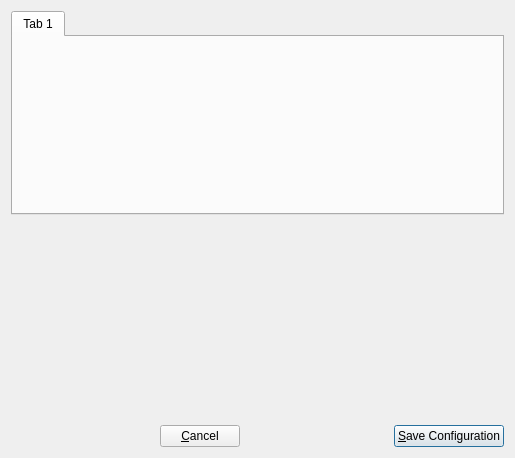
<ui version="4.0" >
 <class>SConfigDlgClass</class>
 <widget class="QDialog" name="SConfigDlgClass" >
  <property name="geometry" >
   <rect>
    <x>0</x>
    <y>0</y>
    <width>515</width>
    <height>458</height>
   </rect>
  </property>
  <property name="windowTitle" >
   <string>Configuration</string>
  </property>
  <layout class="QVBoxLayout" name="verticalLayout" >
   <item>
    <widget class="QTabWidget" name="tabs" >
     <property name="currentIndex" >
      <number>0</number>
     </property>
     <widget class="QWidget" name="tab" >
      <attribute name="title" >
       <string>Tab 1</string>
      </attribute>
     </widget>
    </widget>
   </item>
   <item>
    <spacer name="verticalSpacer" >
     <property name="orientation" >
      <enum>Qt::Vertical</enum>
     </property>
     <property name="sizeHint" stdset="0" >
      <size>
       <width>20</width>
       <height>193</height>
      </size>
     </property>
    </spacer>
   </item>
   <item>
    <layout class="QHBoxLayout" name="horizontalLayout" >
     <item>
      <spacer name="horizontalSpacer" >
       <property name="orientation" >
        <enum>Qt::Horizontal</enum>
       </property>
       <property name="sizeHint" stdset="0" >
        <size>
         <width>40</width>
         <height>20</height>
        </size>
       </property>
      </spacer>
     </item>
     <item>
      <widget class="QPushButton" name="cancelButton" >
       <property name="text" >
        <string>&amp;Cancel</string>
       </property>
      </widget>
     </item>
     <item>
      <spacer name="horizontalSpacer_2" >
       <property name="orientation" >
        <enum>Qt::Horizontal</enum>
       </property>
       <property name="sizeHint" stdset="0" >
        <size>
         <width>40</width>
         <height>20</height>
        </size>
       </property>
      </spacer>
     </item>
     <item>
      <widget class="QPushButton" name="saveButton" >
       <property name="text" >
        <string>&amp;Save Configuration</string>
       </property>
       <property name="default" >
        <bool>true</bool>
       </property>
      </widget>
     </item>
    </layout>
   </item>
  </layout>
 </widget>
 <layoutdefault spacing="6" margin="11" />
 <resources/>
 <connections/>
</ui>
